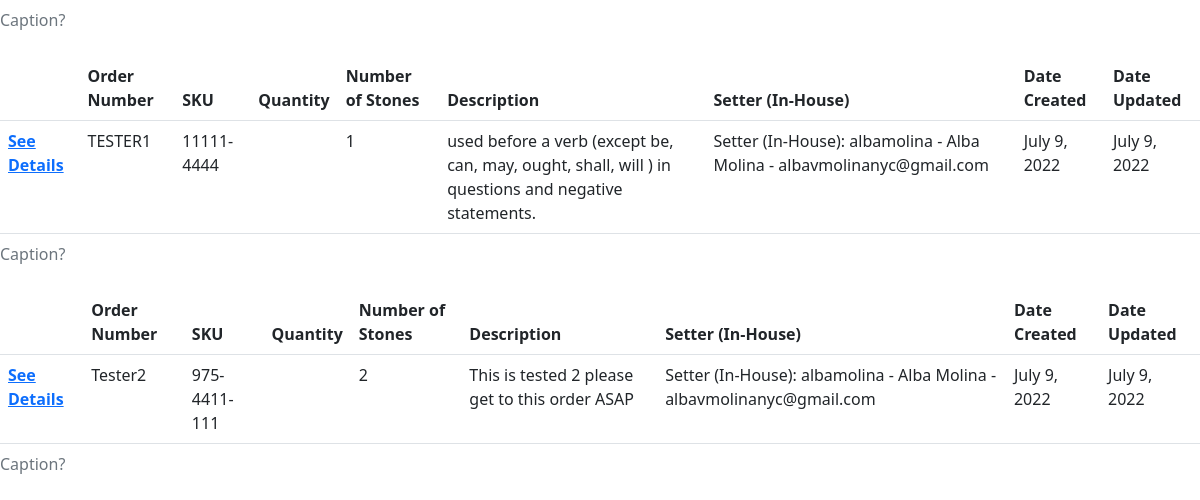
The app's page / (lower part), older data.
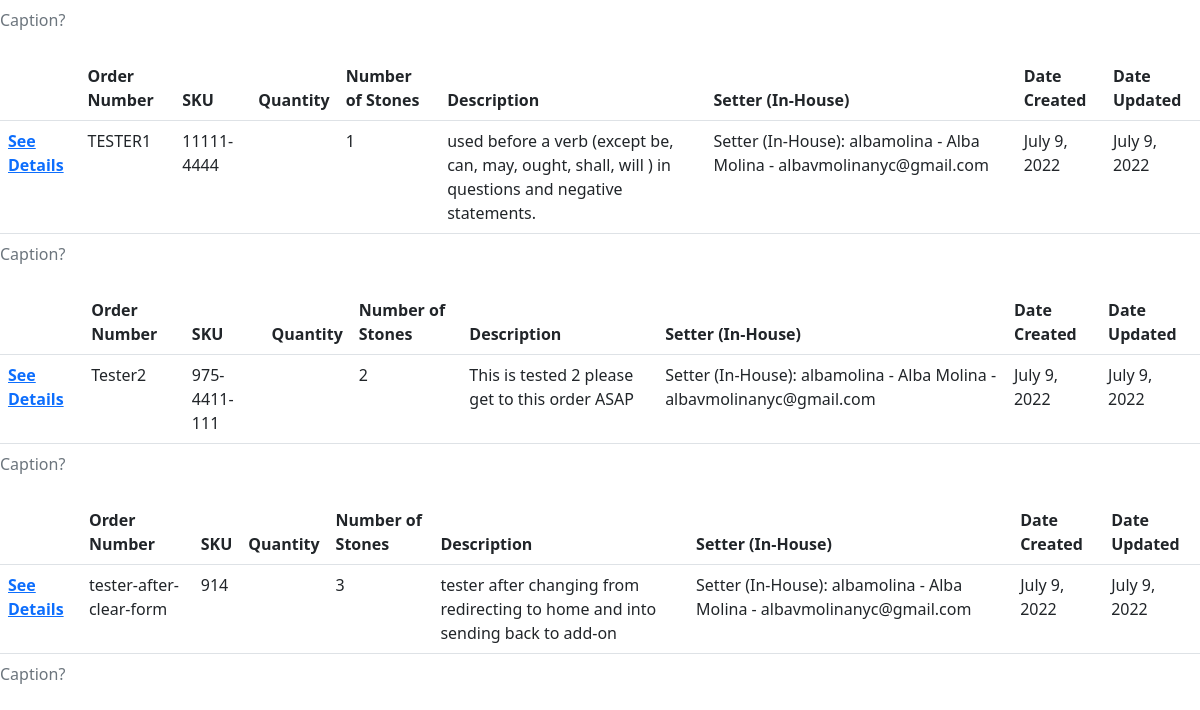
The same page, newer data.
### thetracker/models.py (models this page shows, shortened)
class Job(models.Model):
    order_num = models.CharField(max_length=275)
    SKU = models.CharField(max_length=275)
    num_items = models.IntegerField()
    num_stones = models.IntegerField()
    description_text = models.TextField()
    setter_name = models.ForeignKey(User, on_delete=models.PROTECT)
    created = models.DateField(auto_now_add=True)
    updated = models.DateField(auto_now=True)

### thetracker/views.py (the view)
# urls.py: path('', HomeView.as_view(), name='home'),
class HomeView(ListView):
    model = Job
    template_name = 'home.html'

### thetracker/templates/home.html (shortened to what this page needs)
{% extends 'base.html' %} {% block content %}
  {% for job in object_list %}
    <table class="table">
        <caption>Caption?</caption>
        <thead>
            <tr>
              <th scope="col"></th>
              <th scope="col">Order Number</th>
              <th scope="col">SKU</th>
              <th scope="col">Quantity</th>
              <th scope="col">Number of Stones</th>
              <th scope="col">Description</th>
              <th scope="col">Setter (In-House)</th>
              <th scope="col">Date Created</th>
              <th scope="col">Date Updated</th>
            </tr>
          </thead>
        <tbody>
          <tr>
              <th scope="row">      <a href="{% url 'job-detail' job.pk %}"> See Details</a>       </th>
            <td>{{ job.order_num }}</td>
            <td>{{ job.SKU }}</td>
            <td>{{ job.num_item }}</td>
            <td>{{ job.num_stones }}</td>
            <td>{{ job.description_text }}</td>
            <td>Setter (In-House): {{ job.setter_name }} - {{ job.setter_name.first_name }} {{ job.setter_name.last_name }} - {{ job.setter_name.email }}</td>
            <td>{{ job.created }}</td>
            <td>{{ job.updated }}</td>
          </tr>
        </tbody>
    </table>
  {% endfor %} {% endblock%}

Row changes from the older to the newer data that the page shows:
added Job: order_num "tester-after-clear-form", SKU "914", num_stones "3", description_text "tester after changing from redirecting to home and into sending back to add-on", setter_name "albamolina", setter_name.first_name "Alba", setter_name.last_name "Molina", setter_name.email "albavmolinanyc@gmail.com", created "July 9, 2022", updated "July 9, 2022"
